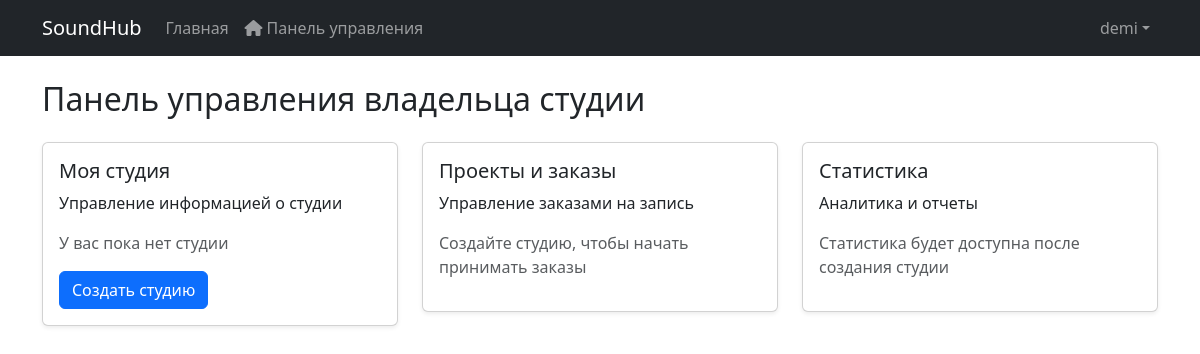
Page /api/users/dashboard/studio-owner/ (signed in) on the earlier database version.
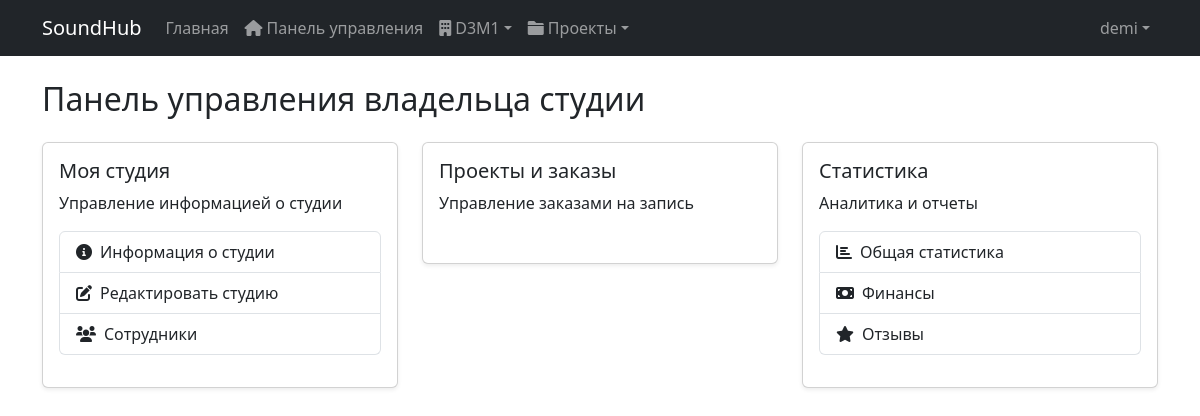
Same page on the later database version.
### studios/models.py (models this page shows)
class Studio(models.Model):
    name = models.CharField(max_length=255)
    owner = models.ForeignKey(User, related_name='owned_studios', on_delete=models.CASCADE)
    workers = models.ManyToManyField(User, related_name='work_studios')
    description = models.TextField()
    address = models.TextField()
    equipment_list = models.JSONField(default=list)
    pricing = models.JSONField(default=dict)  # Формат: {"service_type": price}
    commission_percent = models.DecimalField(max_digits=5, decimal_places=2)  # Комиссия студии

### users/views.py (the view)
# urls.py: path('dashboard/studio-owner/', studio_owner_dashboard, name='studio_owner_dashboard'),
@login_required
def studio_owner_dashboard(request):
    if request.user.user_type != 'studio_owner':
        messages.error(request, 'У вас нет доступа к этой странице.')
        return redirect('profile')
    return render(request, 'users/dashboards/studio_owner_dashboard.html')

### users/templates/users/dashboards/studio_owner_dashboard.html
{% extends 'base.html' %}
{% load static %}
{% block content %}
<div class="container mt-4">
    <h2>Панель управления владельца студии</h2>
    <div class="row mt-4">
        <div class="col-md-4">
            <div class="card shadow-sm">
                <div class="card-body">
                    <h5 class="card-title">Моя студия</h5>
                    <p class="card-text">Управление информацией о студии</p>
                    {% if user.owned_studios.exists %}
                        {% with studio=user.owned_studios.first %}
                        <div class="list-group mb-3">
                            <a href="{% url 'studios:studio_detail' studio.id %}" class="list-group-item list-group-item-action">
                                <i class="fas fa-info-circle me-2"></i>Информация о студии
                            </a>
                            <a href="{% url 'studios:studio_retrieve_update' studio.id %}" class="list-group-item list-group-item-action">
                                <i class="fas fa-edit me-2"></i>Редактировать студию
                            </a>
                            <a href="{% url 'studios:studio_workers' studio.id %}" class="list-group-item list-group-item-action">
                                <i class="fas fa-users me-2"></i>Сотрудники
                            </a>
                        </div>
                        {% endwith %}
                    {% else %}
                        <p class="text-muted">У вас пока нет студии</p>
                        <a href="{% url 'studios:create_studio' %}" class="btn btn-primary">Создать студию</a>
                    {% endif %}
                </div>
            </div>
        </div>
        <div class="col-md-4">
            <div class="card shadow-sm">
                <div class="card-body">
                    <h5 class="card-title">Проекты и заказы</h5>
                    <p class="card-text">Управление заказами на запись</p>
                    {% if user.owned_studios.exists %}
                        {% with studio=user.owned_studios.first %}
                        <div class="list-group mb-3">
                            {% for project in studio.studio_projects.all|slice:":3" %}
                                <a href="{% url 'chats:project_chat' project.id %}" class="list-group-item list-group-item-action d-flex justify-content-between align-items-center">
                                    {{ project.title }}
                                    <span class="badge bg-{{ project.status }} rounded-pill">{{ project.get_status_display }}</span>
                                </a>
                            {% endfor %}
                        </div>
                        {% if studio.studio_projects.count > 3 %}
                            <a href="{% url 'studios:studio_projects' studio.id %}" class="btn btn-outline-primary btn-sm">Показать все</a>
                        {% endif %}
                        {% endwith %}
                    {% else %}
                        <p class="text-muted">Создайте студию, чтобы начать принимать заказы</p>
                    {% endif %}
                </div>
            </div>
        </div>
        <div class="col-md-4">
            <div class="card shadow-sm">
                <div class="card-body">
                    <h5 class="card-title">Статистика</h5>
                    <p class="card-text">Аналитика и отчеты</p>
                    {% if user.owned_studios.exists %}
                        {% with studio=user.owned_studios.first %}
                        <div class="list-group mb-3">
                            <a href="{% url 'studios:studio_statistics' studio.id %}" class="list-group-item list-group-item-action">
                                <i class="fas fa-chart-bar me-2"></i>Общая статистика
                            </a>
                            <a href="{% url 'studios:studio_finances' studio.id %}" class="list-group-item list-group-item-action">
                                <i class="fas fa-money-bill me-2"></i>Финансы
                            </a>
                            <a href="{% url 'studios:studio_reviews' studio.id %}" class="list-group-item list-group-item-action">
                                <i class="fas fa-star me-2"></i>Отзывы
                            </a>
                        </div>
                        {% endwith %}
                    {% else %}
                        <p class="text-muted">Статистика будет доступна после создания студии</p>
                    {% endif %}
                </div>
            </div>
        </div>
    </div>
</div>
{% endblock %}

### templates/base.html (shortened to what this page needs)
<!DOCTYPE html>
<html lang="ru">
  <head>
    <link href="https://cdn.jsdelivr.net/npm/bootstrap@5.3.0/dist/css/bootstrap.min.css" rel="stylesheet" />
    <link rel="stylesheet" href="https://cdnjs.cloudflare.com/ajax/libs/font-awesome/6.0.0/css/all.min.css" />
  </head>
  <body>
    <nav class="navbar navbar-expand-lg navbar-dark bg-dark">
      <div class="container">
        <a class="navbar-brand" href="{% url 'index' %}">SoundHub</a>
        <div class="collapse navbar-collapse" id="navbarNav">
          <ul class="navbar-nav me-auto">
            <li class="nav-item">
              <a class="nav-link" href="{% url 'index' %}">Главная</a>
            </li>
            {% if user.is_authenticated %}
              {% if user.user_type == 'musician' %}
                <li class="nav-item">
                  <a class="nav-link" href="{% url 'musician_dashboard' %}"><i class="fas fa-home me-1"></i>Панель управления</a>
                </li>
                <li class="nav-item">
                  <a class="nav-link" href="{% url 'studios:studios_list' %}"><i class="fas fa-plus me-1"></i>Создать проект</a>
                </li>
                <li class="nav-item dropdown">
                  <a class="nav-link dropdown-toggle" href="#" id="projectsDropdown" role="button" data-bs-toggle="dropdown"><i class="fas fa-folder me-1"></i>Мои проекты</a>
                  <ul class="dropdown-menu">
                    {% for project in user.client_projects.all|slice:':5' %}
                      <li>
                        <a class="dropdown-item" href="{% url 'chats:project_chat' project.id %}">
                          {{ project.title }}
                          {% if project.chat.get_last_message and not project.chat.get_last_message.is_read and project.chat.get_last_message.sender != user %}
                            <span class="badge bg-danger">Новое</span>
                          {% endif %}
                        </a>
                      </li>
                    {% empty %}
                      <li>
                        <span class="dropdown-item text-muted">Нет проектов</span>
                      </li>
                    {% endfor %}
                    {% if user.client_projects.count > 5 %}
                      <li>
                        <hr class="dropdown-divider" />
                      </li>
                      <li>
                        <a class="dropdown-item" href="{% url 'musician_projects' %}">Все проекты</a>
                      </li>
                    {% endif %}
                  </ul>
                </li>
              {% elif user.user_type == 'studio_owner' %}
                <li class="nav-item">
                  <a class="nav-link" href="{% url 'studio_owner_dashboard' %}"><i class="fas fa-home me-1"></i>Панель управления</a>
                </li>
                {% if user.owned_studios.exists %}
                  {% with studio=user.owned_studios.first %}
                    <li class="nav-item dropdown">
                      <a class="nav-link dropdown-toggle" href="#" id="studioDropdown" role="button" data-bs-toggle="dropdown"><i class="fas fa-building me-1"></i>{{ studio.name }}</a>
                    </li>
                    <li class="nav-item dropdown">
                      <a class="nav-link dropdown-toggle" href="#" id="projectsDropdown" role="button" data-bs-toggle="dropdown"><i class="fas fa-folder me-1"></i>Проекты</a>
                    </li>
                  {% endwith %}
                {% endif %}
              {% endif %}
            {% endif %}
          </ul>
          <ul class="navbar-nav">
            {% if user.is_authenticated %}
              <li class="nav-item dropdown">
                <a class="nav-link dropdown-toggle" href="#" id="navbarDropdown" role="button" data-bs-toggle="dropdown">{{ user.username }}</a>
              </li>
            {% endif %}
          </ul>
        </div>
      </div>
    </nav>
    {% block content %}
    {% endblock %}
  </body>
</html>

Differences in the rows shown:
added Studio: name "D3M1"
Other differences:
text no longer shown: "У вас пока нет студии Создать студию Создайте студию, чтобы начать принимать заказы Статистика будет доступна после создания студии"
text now shown: "Проекты Информация о студии Редактировать студию Сотрудники Общая статистика Финансы Отзывы"
